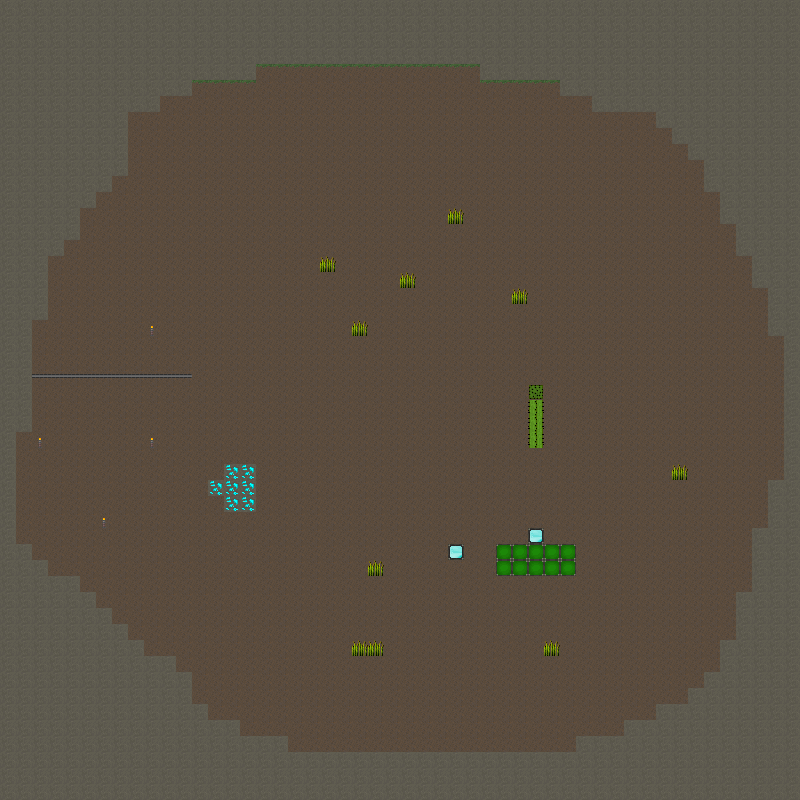

This game map was drawn from its Tiled (.tmx) file and the tilesets committed beside it. A one-line description and the trimmed map source follow:
An orthogonal 50x50 tile map with 16x16 px tiles, 2 tile layers (Kachelebene 1, Kachelebene 2) and 5 objects (irgendwas).

<map version="1.0" orientation="orthogonal" renderorder="right-down" width="50" height="50" tilewidth="16" tileheight="16" nextobjectid="5">
 <tileset firstgid="1" name="LpYEB" tilewidth="16" tileheight="16" tilecount="256" columns="16">
  <image source="LpYEB.png" width="256" height="256" />
  <tile id="1">
   <objectgroup draworder="index">
    <object id="1" name="lol" type="irgendwas" x="0" y="0" width="16" height="16" />
   </objectgroup>
  </tile>
  <tile id="146">
   <objectgroup draworder="index">
    <object id="4" x="9.54545" y="0.454545">
     <polygon points="6.36364,-0.454545 -9.63636,15.5455 6.27273,15.7273" />
    </object>
   </objectgroup>
  </tile>
 </tileset>
 <layer name="Kachelebene 1" width="50" height="50">
  <data>[2500 cells, 2500 non-empty, 4 distinct tile ids]</data>
 </layer>
 <layer name="Kachelebene 2" width="50" height="50">
  <data>[2500 cells, 53 non-empty, 7 distinct tile ids]</data>
 </layer>
 <objectgroup name="Objektebene 1">
  <object id="2" x="164" y="240" width="166" height="82" />
  <object id="3" x="402" y="398" width="235" height="179" />
  <object id="4" x="117" y="707" width="176" height="42" />
 </objectgroup>
</map>
